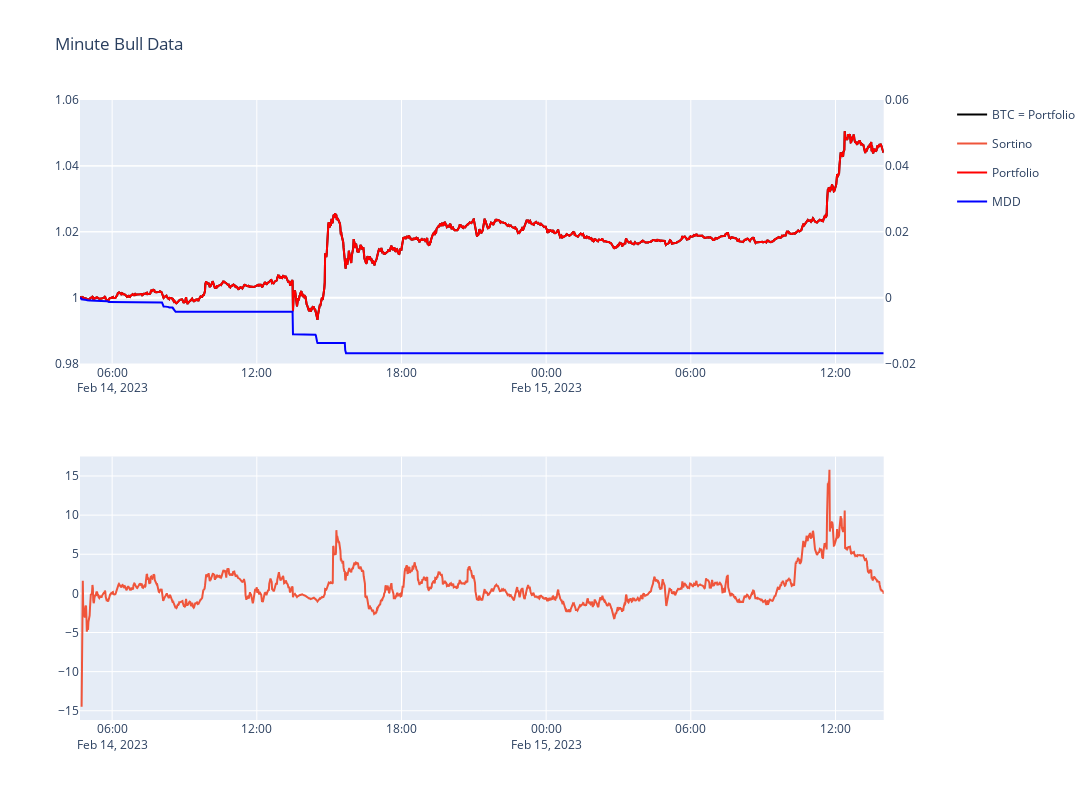

The code cell stored with this chart in its notebook:
### Code cell
fig_mi_bull

### Figure 1 — Plotly figure (JSON) as saved in the notebook; plotly's stock layout.template omitted (floating-point values rounded to 4 significant figures; data arrays with more than 128 entries replaced by an {"elided": "..."} marker saying what was removed)
{"data": [{"legendgroup": "1", "marker": {"color": "black", "size": 42}, "name": "BTC = Portfolio", "type": "scatter", "x": {"elided": "2001 str values"}, "xaxis": "x", "y": {"elided": "2001 float values"}, "yaxis": "y"}, {"name": "Sortino", "type": "scatter", "x": {"elided": "2001 str values"}, "xaxis": "x2", "y": {"elided": "2001 float values"}, "yaxis": "y3"}, {"marker": {"color": "red", "size": 42}, "name": "Portfolio", "type": "scatter", "x": {"elided": "2001 str values"}, "xaxis": "x", "y": {"elided": "2001 float values"}, "yaxis": "y"}, {"marker": {"color": "blue", "size": 42}, "name": "MDD", "type": "scatter", "x": {"elided": "2001 str values"}, "xaxis": "x", "y": {"elided": "2001 float values"}, "yaxis": "y2"}], "layout": {"autosize": false, "height": 800, "title": {"text": "Minute Bull Data"}, "width": 1300, "xaxis": {"anchor": "y", "domain": [0, 0.94]}, "xaxis2": {"anchor": "y3", "domain": [0, 0.94]}, "yaxis": {"anchor": "x", "domain": [0.575, 1], "range": [0.98, 1.06]}, "yaxis2": {"anchor": "x", "overlaying": "y", "range": [-0.02, 0.06], "side": "right"}, "yaxis3": {"anchor": "x2", "domain": [0, 0.425]}}}
